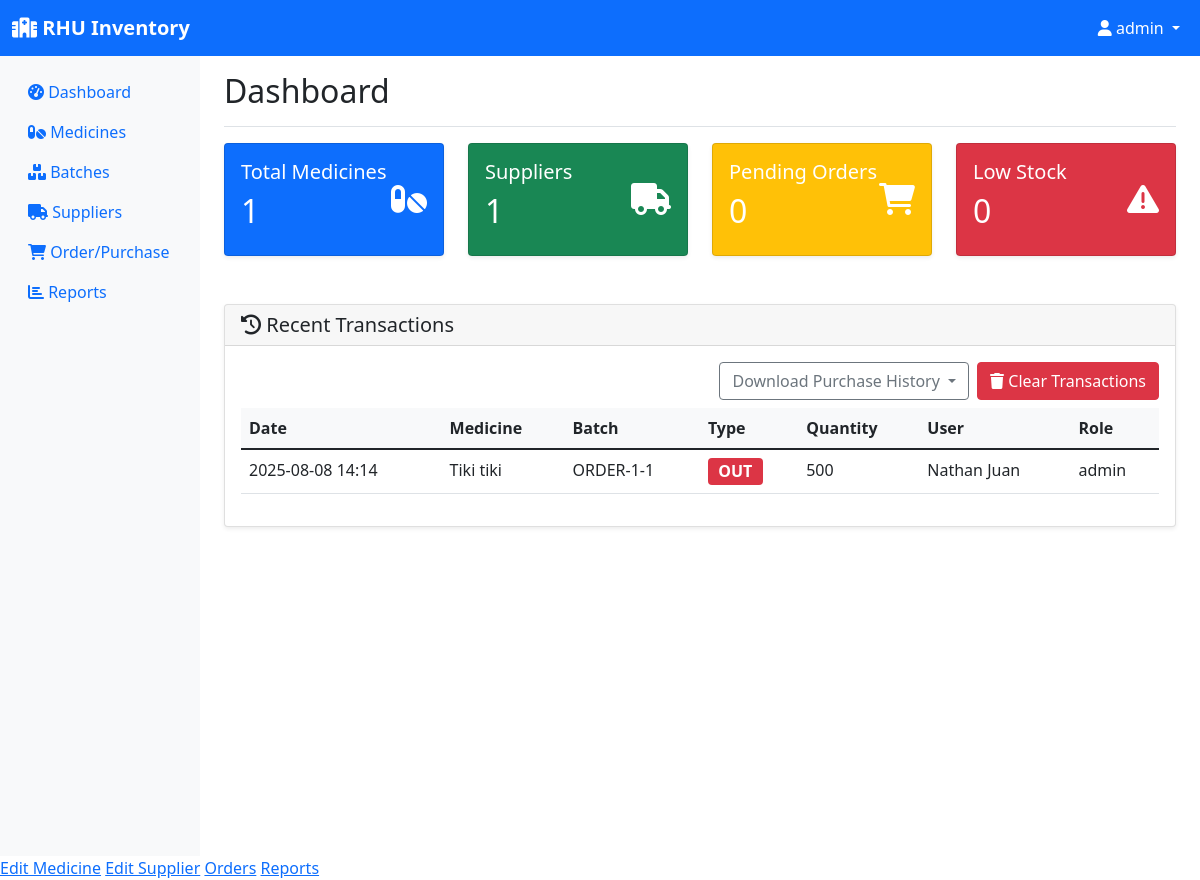
The page /dashboard (signed in) on the database its author committed.
### models.py (models this page shows, shortened)
class User(UserMixin, db.Model):
    id = db.Column(db.Integer, primary_key=True)
    username = db.Column(db.String(150), unique=True, nullable=False)
    password = db.Column(db.String(256), nullable=False)
    role = db.Column(db.String(20), nullable=False, default='employee')  # pharmacist, manager, assistant
    email = db.Column(db.String(120), unique=True, nullable=False)
    created_at = db.Column(db.DateTime, default=datetime.utcnow)

class StockTransaction(db.Model):
    id = db.Column(db.Integer, primary_key=True)
    batch_id = db.Column(db.Integer, db.ForeignKey('batch.id'), nullable=False)
    transaction_type = db.Column(db.String(20), nullable=False)  # in, out
    quantity = db.Column(db.Integer, nullable=False)
    transaction_date = db.Column(db.DateTime, default=datetime.utcnow)
    performed_by = db.Column(db.Integer, db.ForeignKey('user.id'), nullable=False)
    notes = db.Column(db.String(200))
    user = db.relationship('User', backref='transactions')

class Medicine(db.Model):
    id = db.Column(db.Integer, primary_key=True)
    name = db.Column(db.String(100), nullable=False)
    generic_name = db.Column(db.String(100))
    category = db.Column(db.String(50))
    unit = db.Column(db.String(20))  # e.g., tablets, bottles, etc.
    supplier_id = db.Column(db.Integer, db.ForeignKey('supplier.id'), nullable=False)
    created_at = db.Column(db.DateTime, default=datetime.utcnow)
    batches = db.relationship('Batch', backref='medicine', lazy=True)
    order_items = db.relationship('OrderItem', backref='medicine', lazy=True)

class Batch(db.Model):
    id = db.Column(db.Integer, primary_key=True)
    batch_number = db.Column(db.String(50), nullable=False)
    medicine_id = db.Column(db.Integer, db.ForeignKey('medicine.id'), nullable=False)
    quantity = db.Column(db.Integer, nullable=False)
    expiration_date = db.Column(db.Date, nullable=False)
    manufacturing_date = db.Column(db.Date)
    unit_price = db.Column(db.Float)
    created_at = db.Column(db.DateTime, default=datetime.utcnow)
    transactions = db.relationship('StockTransaction', backref='batch', lazy=True)

### app.py (the view)
@app.route('/dashboard')
@login_required
def dashboard():
    low_stock = Batch.query.filter(Batch.quantity <= 10).all()
    thirty_days_from_now = datetime.now().date() + timedelta(days=30)
    expiring_soon = Batch.query.filter(
        Batch.expiration_date <= thirty_days_from_now,
        Batch.expiration_date > datetime.now().date()
    ).all()
    recent_transactions = StockTransaction.query.order_by(
        StockTransaction.transaction_date.desc()
    ).limit(10).all()
    total_medicines = Medicine.query.count()
    total_suppliers = Supplier.query.count()
    pending_orders = Order.query.filter_by(status='pending').count()
    return render_template('dashboard.html',
                         low_stock=low_stock,
                         expiring_soon=expiring_soon,
                         recent_transactions=recent_transactions,
                         total_medicines=total_medicines,
                         total_suppliers=total_suppliers,
                         pending_orders=pending_orders)

### app.py (called while the page is built)
@login_manager.user_loader
def load_user(user_id):
    return User.query.get(int(user_id))

### templates/dashboard.html (shortened to what this page needs)
{% extends "base.html" %}
{% block content %}
<div class="d-flex justify-content-between flex-wrap flex-md-nowrap align-items-center pt-3 pb-2 mb-3 border-bottom">
    <h1 class="h2">Dashboard</h1>
</div>
<div class="row mb-4">
    <div class="col-md-3">
        <div class="card text-white bg-primary">
            <div class="card-body">
                <div class="d-flex justify-content-between">
                    <div>
                        <h5 class="card-title">Total Medicines</h5>
                        <h2>{{ total_medicines }}</h2>
                    </div>
                    <div class="align-self-center">
                        <i class="fas fa-pills fa-2x"></i>
                    </div>
                </div>
            </div>
        </div>
    </div>
    <div class="col-md-3">
        <div class="card text-white bg-success">
            <div class="card-body">
                <div class="d-flex justify-content-between">
                    <div>
                        <h5 class="card-title">Suppliers</h5>
                        <h2>{{ total_suppliers }}</h2>
                    </div>
                    <div class="align-self-center">
                        <i class="fas fa-truck fa-2x"></i>
                    </div>
                </div>
            </div>
        </div>
    </div>
    <div class="col-md-3">
        <div class="card text-white bg-warning">
            <div class="card-body">
                <div class="d-flex justify-content-between">
                    <div>
                        <h5 class="card-title">Pending Orders</h5>
                        <h2>{{ pending_orders }}</h2>
                    </div>
                    <div class="align-self-center">
                        <i class="fas fa-shopping-cart fa-2x"></i>
                    </div>
                </div>
            </div>
        </div>
    </div>
    <div class="col-md-3">
        <div class="card text-white bg-danger">
            <div class="card-body">
                <div class="d-flex justify-content-between">
                    <div>
                        <h5 class="card-title">Low Stock</h5>
                        <h2>{{ low_stock|length }}</h2>
                    </div>
                    <div class="align-self-center">
                        <i class="fas fa-exclamation-triangle fa-2x"></i>
                    </div>
                </div>
            </div>
        </div>
    </div>
</div>
<div class="row">
    <div class="col-12">
        <div class="card">
            <div class="card-header">
                <h5 class="mb-0"><i class="fas fa-history"></i> Recent Transactions</h5>
            </div>
            <div class="card-body">
                <div class="d-flex justify-content-end mb-2">
                    <div class="dropdown me-2">
                        <button class="btn btn-outline-secondary dropdown-toggle" type="button" id="downloadMenu" data-bs-toggle="dropdown" aria-expanded="false">
                            Download Purchase History
                        </button>
                    </div>
                    {% if current_user.is_authenticated and current_user.role == 'admin' %}
                    <form method="post" action="{{ url_for('clear_transactions') }}" style="display:inline;">
                        <button type="submit" class="btn btn-danger" onclick="return confirm('Are you sure you want to clear all transaction history?');">
                            <i class="fas fa-trash"></i> Clear Transactions
                        </button>
                    </form>
                    {% endif %}
                </div>
                {% if recent_transactions %}
                <div class="table-responsive">
                    <table class="table">
                        <thead>
                            <tr>
                                <th>Date</th>
                                <th>Medicine</th>
                                <th>Batch</th>
                                <th>Type</th>
                                <th>Quantity</th>
                                <th>User</th>
                                <th>Role</th>
                            </tr>
                        </thead>
                        <tbody>
                            {% for tx in recent_transactions %}
                            <tr>
                                <td>{{ tx.transaction_date.strftime('%Y-%m-%d %H:%M') }}</td>
                                <td>{{ tx.batch.medicine.name if tx.batch and tx.batch.medicine else "N/A" }}</td>
                                <td>{{ tx.batch.batch_number if tx.batch else "N/A" }}</td>
                                <td>
                                    {% if tx.transaction_type.lower() == 'in' %}
                                        <span class="badge bg-success" style="font-size:1em;">IN</span>
                                    {% elif tx.transaction_type.lower() == 'out' %}
                                        <span class="badge bg-danger" style="font-size:1em;">OUT</span>
                                    {% else %}
                                        <span class="badge bg-secondary" style="font-size:1em;">{{ tx.transaction_type|upper }}</span>
                                    {% endif %}
                                </td>
                                <td>{{ tx.quantity }}</td>
                                <td>
                                    {% if tx.user and tx.user.username %}
                                        {{ tx.user.username }}
                                    {% else %}
                                        {{ tx.performed_by }}
                                    {% endif %}
                                </td>
                                <td>
                                    {% if tx.user and tx.user.role %}
                                        {{ tx.user.role }}
                                    {% else %}
                                        N/A
                                    {% endif %}
                                </td>
                            </tr>
                            {% endfor %}
                        </tbody>
                    </table>
                </div>
                {% else %}
                <p class="text-muted">No recent transactions found.</p>
                {% endif %}
            </div>
        </div>
    </div>
</div>
{% endblock %}

### templates/base.html (shortened to what this page needs)
<!DOCTYPE html>
<html lang="en">
<head>
    <link href="https://cdn.jsdelivr.net/npm/bootstrap@5.1.3/dist/css/bootstrap.min.css" rel="stylesheet">
    <link href="https://cdnjs.cloudflare.com/ajax/libs/font-awesome/6.0.0/css/all.min.css" rel="stylesheet">
</head>
<body>
    <nav class="navbar navbar-expand-lg navbar-dark bg-primary">
        <div class="container-fluid">
            <a class="navbar-brand" href="{{ url_for('dashboard') }}">
                <i class="fas fa-hospital"></i> RHU Inventory
            </a>
            {% if current_user.is_authenticated %}
            <div class="navbar-nav ms-auto">
                <div class="nav-item dropdown">
                    <a class="nav-link dropdown-toggle text-white" href="#" id="navbarDropdown" role="button" data-bs-toggle="dropdown">
                        <i class="fas fa-user"></i> {{ current_user.username }}
                    </a>
                </div>
            </div>
            {% endif %}
        </div>
    </nav>
    <div class="container-fluid">
        <div class="row">
            {% if current_user.is_authenticated %}
            <nav class="col-md-3 col-lg-2 d-md-block sidebar collapse">
                <div class="position-sticky pt-3">
                    <ul class="nav flex-column">
                        <li class="nav-item">
                            <a class="nav-link" href="{{ url_for('dashboard') }}">
                                <i class="fas fa-tachometer-alt"></i> Dashboard
                            </a>
                        </li>
                        <li class="nav-item">
                            <a class="nav-link" href="{{ url_for('inventory') }}">
                                <i class="fas fa-pills"></i> Medicines
                            </a>
                        </li>
                        <li class="nav-item">
                            <a class="nav-link" href="{{ url_for('batches') }}">
                                <i class="fas fa-boxes"></i> Batches
                            </a>
                        </li>
                        <li class="nav-item">
                            <a class="nav-link" href="{{ url_for('suppliers') }}">
                                <i class="fas fa-truck"></i> Suppliers
                            </a>
                        </li>
                        <li class="nav-item">
                            <a class="nav-link" href="{{ url_for('orders') }}">
                                <i class="fas fa-shopping-cart"></i> Order/Purchase
                            </a>
                        </li>
                        <li class="nav-item">
                            <a class="nav-link" href="{{ url_for('reports') }}">
                                <i class="fas fa-chart-bar"></i> Reports
                            </a>
                        </li>
                    </ul>
                </div>
            </nav>
            {% endif %}
            <main class="{% if current_user.is_authenticated %}col-md-9 ms-sm-auto col-lg-10 px-md-4{% else %}col-12{% endif %}">
                {% block content %}{% endblock %}
            </main>
        </div>
    </div>
    {% if current_user.is_authenticated %}
        {% if current_user.role == 'admin' %}
            <a href="{{ edit_medicine_url }}">Edit Medicine</a>
            <a href="{{ edit_supplier_url }}">Edit Supplier</a>
            <a href="{{ orders_url }}">Orders</a>
            <a href="{{ reports_url }}">Reports</a>
        {% elif current_user.role == 'sub-admin' %}
            <a href="{{ edit_medicine_url }}">Edit Medicine</a>
            <a href="{{ edit_supplier_url }}">Edit Supplier</a>
            <a href="{{ orders_url }}">Orders</a>
        {% elif current_user.role == 'employee' %}
            <a href="{{ orders_url }}">Orders</a>
            <a href="{{ reports_url }}">Reports</a>
        {% endif %}
    {% endif %}
</body>
</html>

### templates/base.html (style rules this page uses)
.sidebar { min-height: 100vh; background-color: #f8f9fa; }
.navbar-brand { font-weight: bold; }
.card { box-shadow: 0 0.125rem 0.25rem rgba(0, 0, 0, 0.075); border: 1px solid rgba(0, 0, 0, 0.125); }
.table th { background-color: #f8f9fa; border-top: none; }

### rows shown on the page
User: username "admin"
StockTransaction: transaction_date "2025-08-08 14:14", batch.medicine "Tiki tiki", batch "ORDER-1-1", transaction_type "OUT", quantity "500", user.username "Nathan Juan", user.role "admin"

### other values the page prints
{{ total_medicines }} "1"
{{ total_suppliers }} "1"
{{ pending_orders }} "0"
{{ low_stock|length }} "0"
